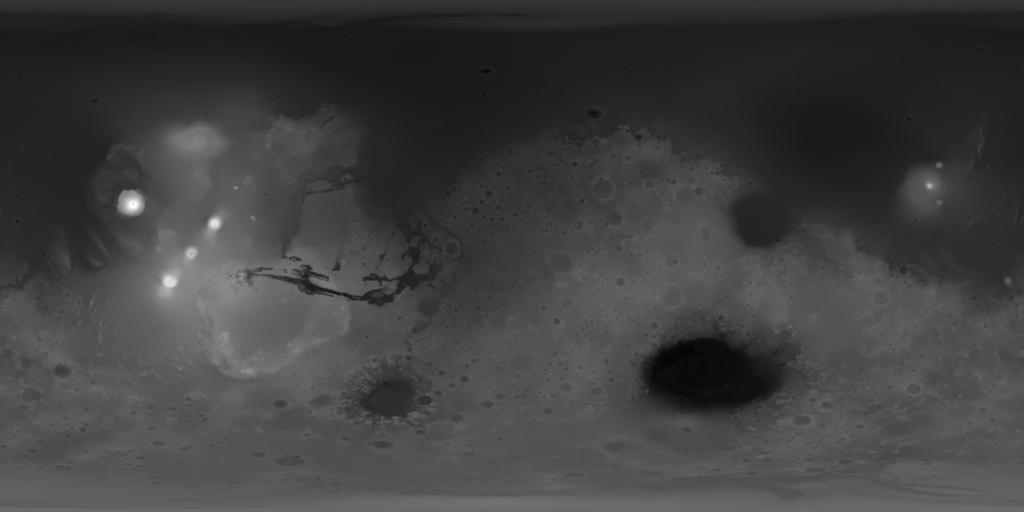
#> input picture Mars_DEM.jpg, 1024 x 512 px, given in place of Mercury_DEM.png, which was not available
$ jupyter execute --allow-errors HW03_Pittman_G.ipynb   (shell and % lines are left out)   (text cells are left out)
#> lines starting #> are read from the running program, lines starting #| are printed output that depends on the picture; pictures that were not available may be replaced by others from this repository, and a replacement may not be noted
[cell 1]
import matplotlib.pyplot as plt
import matplotlib as mpl
import numpy as np
import astropy.time
import dateutil.parser

[cell 2]
# File path to planet data
filepath = 'p_elem_t1.txt'

[cell 3]
from numpy import sin, cos

# Minimize anomaly (Does weird things if actually used)
def iterate(e, M):
    estar = e * 57.29578
    tol = 10**-6

    E = M + estar * sin(M)
    ΔE = 1
    while np.absolute(ΔE) > tol:
        ΔM = M - (E - estar * sin(E))
        ΔE = ΔM / (1 - e * cos(E))
        E += ΔE

    return E

#> (a cell that did not finish here is left out)

[cell 5]
# Calculate T for January 28, 2018
Te = astropy.time.Time('2018-01-28 15:00').jd
T = (Te - 2451545) / 36525

#> (a cell that did not finish here is left out)

[cell 7]
from numpy import sin, cos
θ = np.linspace(0, 2 * np.pi, 100)
fig, ax = plt.subplots()

# Use the new elements to figure out where the planets are in their orbits
#> (the rest of this cell did not finish here and is left out)

[cell 8]
# Gravitational Constant
G = 6.67408E-11

# Escape Velocity
def escVel(M, R):
    return np.sqrt((2 * G * M) / (R * 1000))

[cell 9]
# Mass, radius + exobase, exobase temperature for planets/moons
values = {}
values.update({'Mercury':{'M':3.3010E23, 'R':2.4397E3, 'T':441}})
values.update({'Venus':{'M':4.8673E24, 'R':6.0518E3, 'T':295}})
values.update({'Earth':{'M':5.9722E24, 'R':6.3710E3 + 500, 'T':1000}})
values.update({'Moon':{'M':7.3477E22, 'R':1.738E3 + 300, 'T':295}})
values.update({'Mars':{'M':6.4169E23, 'R':3.3895E3 + 400, 'T':250}})
values.update({'Jupiter':{'M':1.8981E27, 'R':6.9911E4 + 5000, 'T':1100}})
values.update({'Saturn':{'M':5.6832E26, 'R':5.8232E4 + 4000, 'T':800}})
values.update({'Titan':{'M':1.3455E23, 'R':2.575E3 + 200, 'T':149}})
values.update({'Uranus':{'M':8.6810E25, 'R':2.5362E4 + 3000, 'T':750}})
values.update({'Neptune':{'M':1.0241E26, 'R':2.4622E4 + 3000, 'T':750}})
values.update({'Pluto':{'M':1.3090E22, 'R':1.151E3, 'T':58}})

# Add escape velocity to each planet
for body in values:
    values[body].update({'EV':escVel(values[body]['M'], values[body]['R'])})

[cell 10]
fig, ax = plt.subplots()

# Plot escape velocity vs temperature
for body in values:
    x, y = values[body]['T'], values[body]['EV']
    ax.plot(x, y, 'o')
    ax.annotate(body, xy = (x, y), xytext = (5, -4), textcoords = 'offset points')

ax.set_xscale('log')
ax.set_yscale('log')
ax.set_xlabel('temperature (K)')
ax.set_ylabel('escape velocity (m/s)')
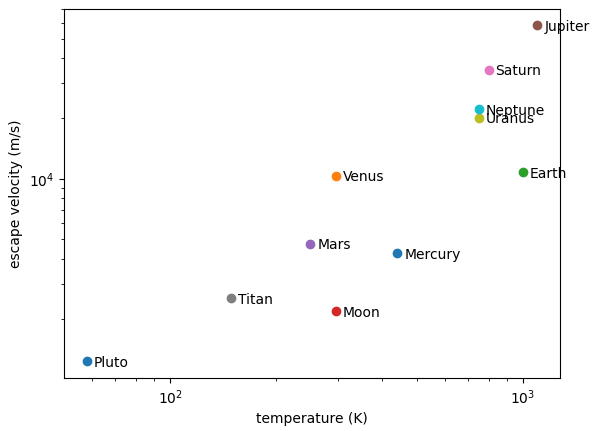
#> figure drawn by matplotlib, 1 panel

[cell 11]
# Boltzmann Constant
k = 1.38064852E-23

# Peak thermal velocity
def peakVel(M, T):
    return np.sqrt((k * T) / M)

[cell 12]
fig, ax = plt.subplots()

temps = np.linspace(50, 1500)
masses = {'H2':2, 'He':4, 'H2O':18, 'O2':32, 'CO2':44}

# Plot temperature vs peak thermal velocity / 6
for molecule in masses:
    ax.plot(temps, peakVel(masses[molecule], temps) / 6, label = molecule)

ax.legend()
ax.set_xlabel('temperature (K)')
ax.set_ylabel('peak thermal velocity / 6')
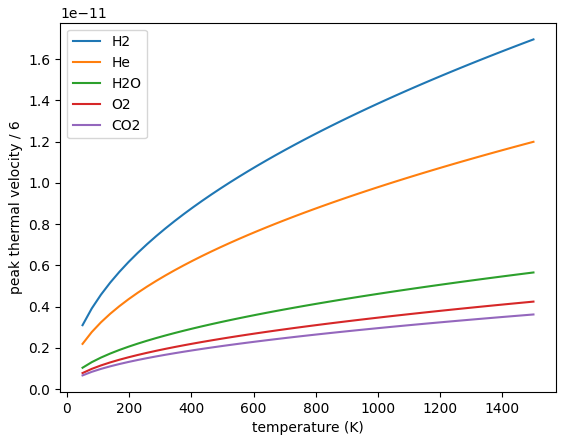
#> figure drawn by matplotlib, 1 panel; curve peaks at x = 1500, y = 1.7e-11; curve peaks at x = 1500, y = 1.2e-11; curve peaks at x = 1500, y = 5.65e-12

[cell 13]
import PIL

[cell 14]
# File paths for planet digital elevation maps
mercury = 'Mercury_DEM.png'
venus = 'Venus_DEM.jpg'
mars = 'Mars_DEM.jpg'

[cell 15]
# Outputs a normalized histogram representing planet elevation
def elvPlot(filepath, radius, elevationMin, elevationMax):
#> called with filepath = 'Mercury_DEM.png', radius = 2439700, elevationMin = -5382, elevationMax = 4497
    image = np.array(PIL.Image.open(filepath))
#> image is the input picture: shape (512, 1024); min 1, max 255, mean 64
    image = image / np.max(image)
    image *= elevationMax - elevationMin
    image += elevationMin
    image += radius

    nPix, elevationBins = np.histogram(image, bins = 30)
#> nPix = 30 values, max 96056 at index 9, min 14 at index 28, mean 17476.3; elevationBins = 31 values from 2434356.7 to 2444197
    fig, ax = plt.subplots()
    ax.plot(elevationBins[1::] / 1.0E3, nPix / np.max(nPix), drawstyle = 'steps-mid')
    ax.set_xlabel('elevation (km)')
    ax.set_ylabel('normalized probability')

[cell 16]
elvPlot(mercury, 2.4397E6, -5382.0, 4497.0)
elvPlot(venus, 6.0518E6, -2000.0, 11000.0)
elvPlot(mars, 3.3895E6, -8200.0, 21229.0)
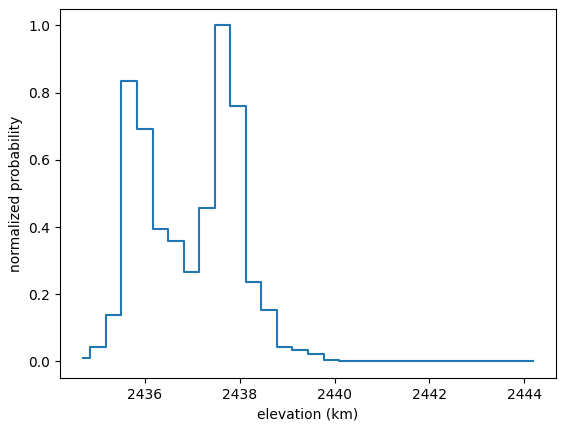
#> figure drawn by matplotlib, 1 panel; curve peaks at x = 2437.6, y = 1
#> figure, not shown here; curve peaks at x = 6054.2, y = 1
#> figure, not shown here; curve peaks at x = 3391.2, y = 1
